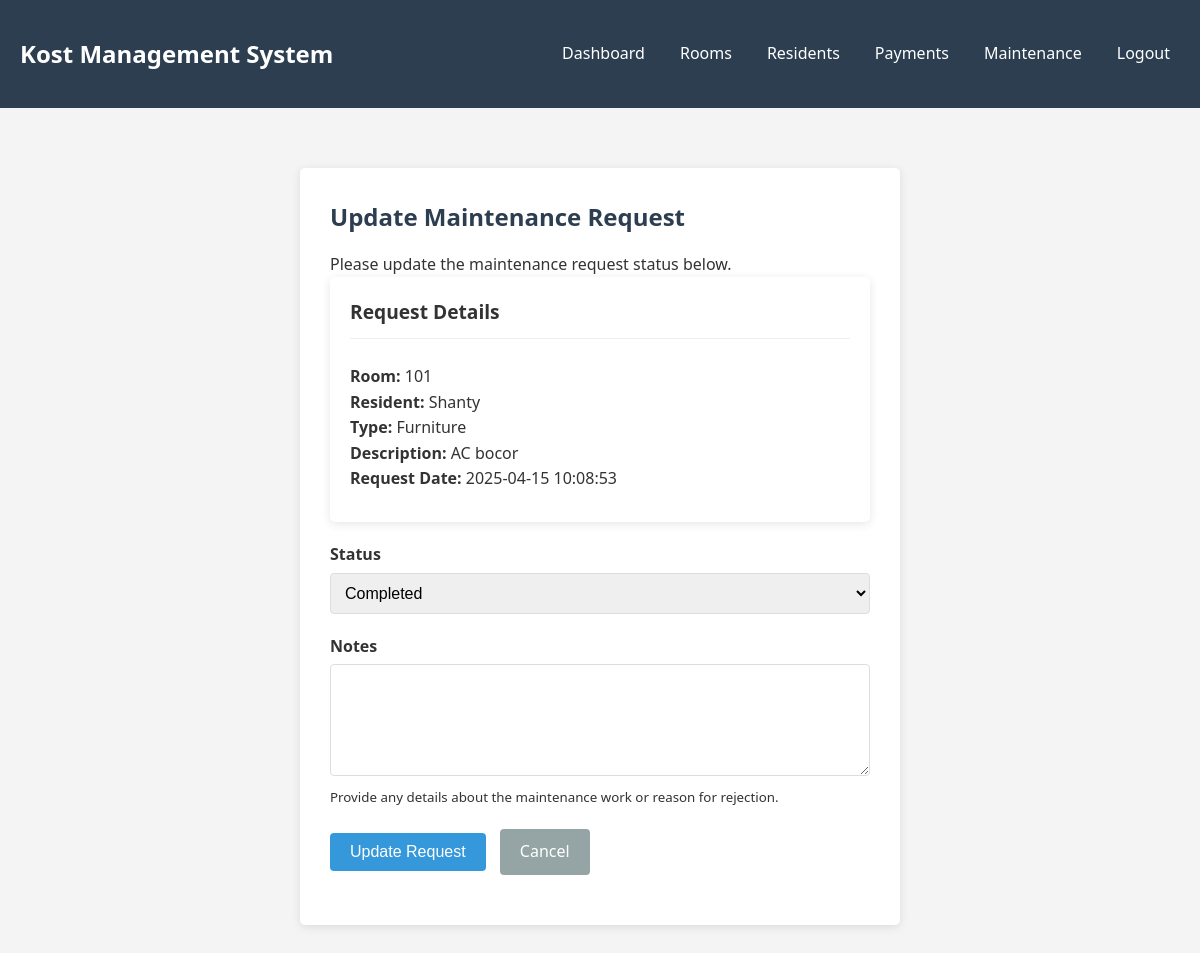
Page /admin/maintenance_update.php?id=1 (signed in) on the committed database.
### tables this page shows
CREATE TABLE `maintenance_requests` (
  `id` int(11) NOT NULL,
  `resident_id` int(11) NOT NULL,
  `room_id` int(11) NOT NULL,
  `request_type` enum('plumbing','electrical','furniture','cleaning','other') NOT NULL,
  `description` text NOT NULL,
  `request_date` timestamp NOT NULL DEFAULT current_timestamp(),
  `status` enum('pending','in_progress','completed','rejected') NOT NULL DEFAULT 'pending',
  `resolved_date` timestamp NULL DEFAULT NULL,
  `notes` text DEFAULT NULL
);

CREATE TABLE `rooms` (
  `id` int(11) NOT NULL,
  `room_number` varchar(10) NOT NULL,
  `floor` int(11) NOT NULL,
  `price` decimal(10,2) NOT NULL,
  `facilities` text DEFAULT NULL,
  `status` enum('available','occupied','maintenance') NOT NULL DEFAULT 'available'
);

CREATE TABLE `residents` (
  `id` int(11) NOT NULL,
  `user_id` int(11) NOT NULL,
  `room_id` int(11) DEFAULT NULL,
  `full_name` varchar(100) NOT NULL,
  `phone` varchar(20) NOT NULL,
  `emergency_contact` varchar(100) DEFAULT NULL,
  `id_card_number` varchar(50) NOT NULL,
  `check_in_date` date DEFAULT NULL,
  `check_out_date` date DEFAULT NULL,
  `status` enum('active','inactive') NOT NULL DEFAULT 'active'
);

### admin/maintenance_update.php (the view, shortened to what this page needs)
<?php
require_once "../config.php";
if(isset($_GET["id"]) && !empty(trim($_GET["id"]))){
    $id = trim($_GET["id"]);
    $sql = "SELECT mr.*, r.room_number, res.full_name
            FROM maintenance_requests mr
            JOIN rooms r ON mr.room_id = r.id
            JOIN residents res ON mr.resident_id = res.id
            WHERE mr.id = ?";
    if($stmt = mysqli_prepare($conn, $sql)){
        mysqli_stmt_bind_param($stmt, "i", $param_id);
        if(mysqli_stmt_execute($stmt)){
            $result = mysqli_stmt_get_result($stmt);
            if(mysqli_num_rows($result) == 1){
                $row = mysqli_fetch_array($result, MYSQLI_ASSOC);
                $room_number = $row["room_number"];
                $resident_name = $row["full_name"];
                $request_type = $row["request_type"];
                $description = $row["description"];
                $request_date = $row["request_date"];
                $status = $row["status"];
                $notes = $row["notes"];
            } else{
                redirectWithMessage("maintenance.php", "Invalid maintenance request ID.");
                exit();
            }
        } else{
            echo "Oops! Something went wrong. Please try again later.";
        }
    }
} else{
    redirectWithMessage("maintenance.php", "Maintenance request ID is required.");
    exit();
}
$status_err = $notes_err = "";
?>
<!DOCTYPE html>
<html lang="en">
<head>
    <link rel="stylesheet" href="../css/style.css">
</head>
<body>
    <?php include "admin_navbar.php"; ?>
    <div class="container">
        <div class="form-container">
            <h2>Update Maintenance Request</h2>
            <p>Please update the maintenance request status below.</p>
            <div class="card" style="margin-bottom: 20px;">
                <div class="card-header">Request Details</div>
                <div class="card-body">
                    <p><strong>Room:</strong> <?php echo htmlspecialchars($room_number); ?></p>
                    <p><strong>Resident:</strong> <?php echo htmlspecialchars($resident_name); ?></p>
                    <p><strong>Type:</strong> <?php echo ucfirst(htmlspecialchars($request_type)); ?></p>
                    <p><strong>Description:</strong> <?php echo htmlspecialchars($description); ?></p>
                    <p><strong>Request Date:</strong> <?php echo htmlspecialchars($request_date); ?></p>
                </div>
            </div>
            <form action="<?php echo htmlspecialchars($_SERVER["PHP_SELF"]) . "?id=" . $id; ?>" method="post">
                <div class="form-group">
                    <label>Status</label>
                    <select name="status" class="form-control <?php echo (!empty($status_err)) ? 'is-invalid' : ''; ?>">
                        <option value="completed" <?php echo $status == "completed" ? "selected" : ""; ?>>Completed</option>
                    </select>
                </div>
                <div class="form-group">
                    <label>Notes</label>
                    <textarea name="notes" class="form-control" rows="5"><?php echo htmlspecialchars($notes ?? ""); ?></textarea>
                    <small>Provide any details about the maintenance work or reason for rejection.</small>
                </div>
                <div class="form-group">
                    <input type="submit" class="btn btn-primary" value="Update Request">
                    <a href="maintenance.php" class="btn btn-secondary ml-2">Cancel</a>
                </div>
            </form>
        </div>
    </div>
</body>
</html>

### css/style.css (style rules this page uses)
:root { --primary-color: #3498db; --secondary-color: #2ecc71; --dark-color: #2c3e50; --light-color: #ecf0f1; --danger-color: #e74c3c; --warning-color: #f39c12; --success-color: #27ae60; }
* { box-sizing: border-box; margin: 0; padding: 0; }
body { font-family: 'Segoe UI', Tahoma, Geneva, Verdana, sans-serif; line-height: 1.6; background-color: #f4f4f4; color: #333; }
.container { width: 100%; max-width: 1200px; margin: 0 auto; padding: 20px; }
.form-container { background-color: #fff; border-radius: 5px; box-shadow: 0 2px 10px rgba(0, 0, 0, 0.1); padding: 30px; margin: 20px auto; max-width: 600px; }
h1, h2, h3, h4 { margin-bottom: 15px; color: var(--dark-color); }
a { color: var(--primary-color); text-decoration: none; }
.form-group { margin-bottom: 20px; }
label { display: block; margin-bottom: 5px; font-weight: 600; }
.form-control { width: 100%; padding: 10px; border: 1px solid #ddd; border-radius: 4px; font-size: 16px; }
.btn { display: inline-block; padding: 10px 20px; background-color: var(--primary-color); color: white; border: none; border-radius: 4px; cursor: pointer; font-size: 16px; transition: background-color 0.3s; }
.btn-primary { background-color: var(--primary-color); }
.btn-secondary { background-color: #95a5a6; }
.ml-2 { margin-left: 10px; }
.card { background-color: white; border-radius: 5px; box-shadow: 0 2px 10px rgba(0, 0, 0, 0.1); padding: 20px; }
.card-header { font-weight: bold; font-size: 1.2rem; padding-bottom: 10px; border-bottom: 1px solid #eee; margin-bottom: 15px; }
.card-body { padding: 10px 0; }

### rows in the picture
maintenance_requests: room.room_number "101", resident.full_name "Shanty", request_type "Furniture", description "AC bocor", request_date "2025-04-15 10:08:53", status "Completed"
